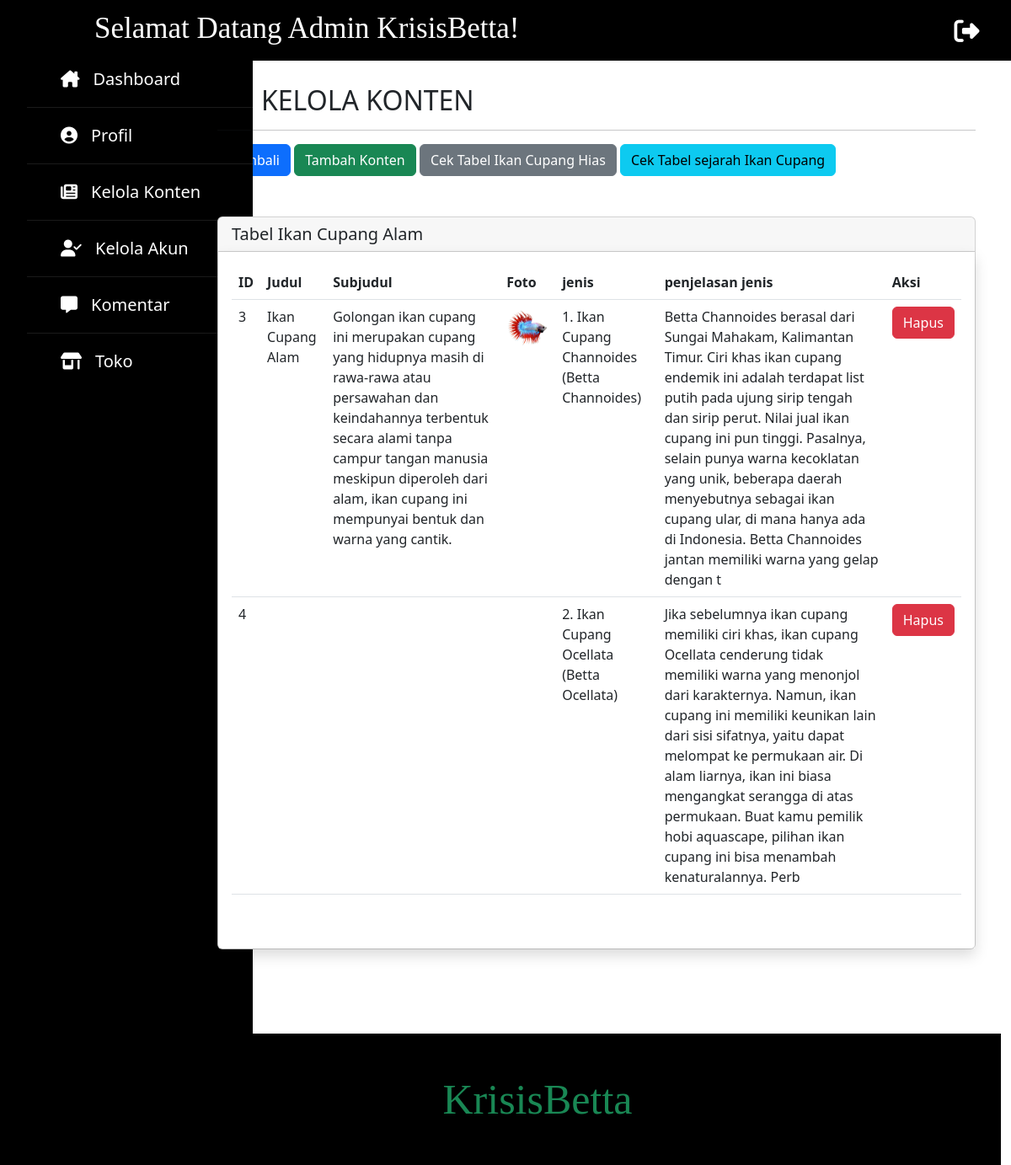
The page /program/admin/dashboard-admin-konten-ikancupangalam.php on the database its author committed.
### tables this page shows
CREATE TABLE `ikancupangalam` (
  `id` int(11) NOT NULL,
  `judul_cpngalam` varchar(30) DEFAULT NULL,
  `penjelasan_cpngalam` varchar(255) DEFAULT NULL,
  `gambar_cpngalam` varchar(30) DEFAULT NULL,
  `jenis_cpngalam` varchar(50) DEFAULT NULL,
  `deskripsi_jenis_cpngalam` varchar(400) NOT NULL
);

### program/admin/fungsi-admin.php (called while the page is built, shortened)
<?php
$koneksi = mysqli_connect("localhost","root","","kkp");
function query($query) {
    global $koneksi;
    $result = mysqli_query($koneksi, $query);
    $rows = [];
    while( $row = mysqli_fetch_assoc($result) ) {
        $rows[] = $row;
    }
    return $rows;
}
?>

### program/admin/dashboard-admin-konten-ikancupangalam.php (the view, shortened to what this page needs)
<?php
    require "fungsi-admin.php";
    $admin = query("SELECT * FROM ikancupangalam");
?>
<!doctype html>
<html lang="en">
    <head>
        <link rel="stylesheet" type="text/css" href="admin.css">
        <link rel="stylesheet" type="text/css" href="sidebar.css">
        <link rel="stylesheet" type="text/css" href="fontawesome/css/all.css">
        <link href="https://cdn.jsdelivr.net/npm/bootstrap@5.2.0-beta1/dist/css/bootstrap.min.css" rel="stylesheet">
    </head>
    <body>
        <nav class="navbar navbar-expand-lg bg-black mx-auto fixed-top">
            <div class="container-fluid">
                <p class="h1">
                    <a class="navbar-brand text-white" href="dashboard-admin.php" style="font-size:35px; margin-left: 100px;">Selamat Datang Admin KrisisBetta!</a>
                </p>
                <div class="collapse navbar-collapse" id="navbarNavDropdown">
                    <a href="keluar-admin.php" onclick="return confirm('Apakah Anda Yakin Untuk Keluar?!')">
                        <span style="margin-left:500px; font-size:30px;"><i class="fa-solid fa-right-from-bracket text-white"></i></span>
                    </a>
                </div>
            </div>
        </nav>
        <div class="container-sm">
            <div class="row">
                <div class="col" style="width:30rem;">
                    <div class="sidebar">
                        <ul>
                            <li><a href="dashboard-admin.php"><i class="fa-solid fa-house-chimney"></i>Dashboard</a></li>
                            <li><a href="dashboard-admin-profil.php"><i class="fa-solid fa-circle-user"></i>Profil</a></li>
                            <li><a href="dashboard-admin-konten.php"><i class="fa-solid fa-newspaper"></i>Kelola Konten</a></li>
                            <li><a href="dashboard-admin-akunadmin.php"><i class="fa-solid fa-user-check"></i>Kelola Akun</a></li>
                            <li><a href="dashboard-admin-kelolakomentar.php"><i class="fa-solid fa-message"></i></i>Komentar</a></li>
                            <li><a href="dashboard-admin-toko.php"><i class="fa-solid fa-shop"></i>Toko</a></li>
                        </ul>
                    </div>
                </div>
                <div class="col" id="kol-dashboard">
                    <div class="row" id="header-dashboard">
                        <div class="col">
                            <span>
                                <h2><i class="fa-solid fa-newspaper"></i>KELOLA KONTEN</h2>
                                <hr style="width:900px;">
                            </span>
                        </div>
                    </div>
                    <a class="btn btn-primary" href="dashboard-admin-konten-sejarah.php" role="button">Kembali</a>
                    <a class="btn btn-success" href="dashboard-admin-konten-tambah-ikancupangalam.php" role="button">Tambah Konten</a>
                    <a class="btn btn-secondary" href="dashboard-admin-konten-ikancupanghias.php" role="button">Cek Tabel Ikan Cupang Hias</a>
                    <a class="btn btn-info" href="dashboard-admin-konten-sejarah.php" role="button">Cek Tabel sejarah Ikan Cupang</a>
                    <div class="card mt-5">
                        <h5 class="card-header"> Tabel Ikan Cupang Alam</h5>
                        <div class="card-body shadow">
                            <table class="table mb-5">
                                <thead>
                                    <tr>
                                    <th scope="col">ID</th>
                                    <th scope="col">Judul</th>
                                    <th scope="col">Subjudul</th>
                                    <th scope="col">Foto</th>
                                    <th scope="col">jenis</th>
                                    <th scope="col">penjelasan jenis</th>
                                    <th scope="col">Aksi</th>
                                    </tr>
                                </thead>
                                <tbody>
                                    <?php foreach ($admin as $row) : ?>
                                        <tr>
                                            <td><?=$row["id"];?></td>
                                            <td><?=$row["judul_cpngalam"];?></td>
                                            <td><?=$row["penjelasan_cpngalam"];?></td>
                                            <td><img src="../../img/upload/<?=$row["gambar_cpngalam"];?>" alt="" width="50"></td>
                                            <td><?=$row["jenis_cpngalam"];?></td>
                                            <td><?=$row["deskripsi_jenis_cpngalam"];?></td>
                                            <td>
                                                <form action="" method="post">
                                                    <button type="submit" name="submit" class="btn btn-danger" onclick="return confirm('Yakin Untuk Menghapus Data?!');" role="button">Hapus</button>
                                                </form>
                                            </td>
                                        </tr>
                                    <?php endforeach; ?>
                                </tbody>
                            </table>
                        </div>
                    </div>
                </div>
            </div>
        </div>
        <div class="row bg-black" style="width:100%; padding-left:200px; position:absolute;">
            <p class="h1 mt-5 mb-5">
                <a class="navbar-brand text-success" href="#" style="font-size:50px; margin-left: -100px;">KrisisBetta</a>
            </p>
        </div>
    </body>
</html>

### program/admin/admin.css (style rules this page uses)
.h1 { font-family: cooper black; text-align: center; }
#kol-dashboard { margin-left: -600px; margin-bottom: 100px; }
#header-dashboard { margin-top: 100px; }

### program/admin/sidebar.css (style rules this page uses)
* { padding: 0; margin: 0; list-style: none; text-decoration: none; }
body { font-family: 'Roboto', sans-serif; }
.sidebar { position: fixed; left: 0px; top: 60px; width: 300px; height: 100%; background: #000000; transition: all .5s ease; }
.sidebar ul a { display: block; height: 100%; width: 100%; line-height: 65px; font-size: 20px; color: white; padding-left: 40px; box-sizing: border-box; border-bottom: 1px solid black; border-top: 1px solid rgba(255,255,255,.1); transition: .4s; text-decoration: none; }
.sidebar ul a i { margin-right: 16px; }

### rows shown on the page
ikancupangalam: id "3", judul_cpngalam "Ikan Cupang Alam", penjelasan_cpngalam "Golongan ikan cupang ini merupakan cupang yang hidupnya masih di rawa-rawa atau persawahan dan keindahannya terbentuk secara alami tanpa campur tangan manusia meskipun diperoleh dari alam, ikan cupang ini mempunyai bentuk dan warna yang cantik.", gambar_cpngalam (picture), jenis_cpngalam "1. Ikan Cupang Channoides (Betta Channoides)", deskripsi_jenis_cpngalam "Betta Channoides berasal dari Sungai Mahakam, Kalimantan Timur. Ciri khas ikan cupang endemik ini adalah terdapat list putih pada ujung sirip tengah dan sirip perut. Nilai jual ikan cupang ini pun tinggi. Pasalnya, selain punya warna kecoklatan yang unik, beberapa daerah menyebutnya sebagai ikan cupang ular, di mana hanya ada di Indonesia. Betta Channoides jantan memiliki warna yang gelap dengan t"
ikancupangalam: id "4", jenis_cpngalam "2. Ikan Cupang Ocellata (Betta Ocellata)", deskripsi_jenis_cpngalam "Jika sebelumnya ikan cupang memiliki ciri khas, ikan cupang Ocellata cenderung tidak memiliki warna yang menonjol dari karakternya. Namun, ikan cupang ini memiliki keunikan lain dari sisi sifatnya, yaitu dapat melompat ke permukaan air. Di alam liarnya, ikan ini biasa mengangkat serangga di atas permukaan. Buat kamu pemilik hobi aquascape, pilihan ikan cupang ini bisa menambah kenaturalannya. Perb"
